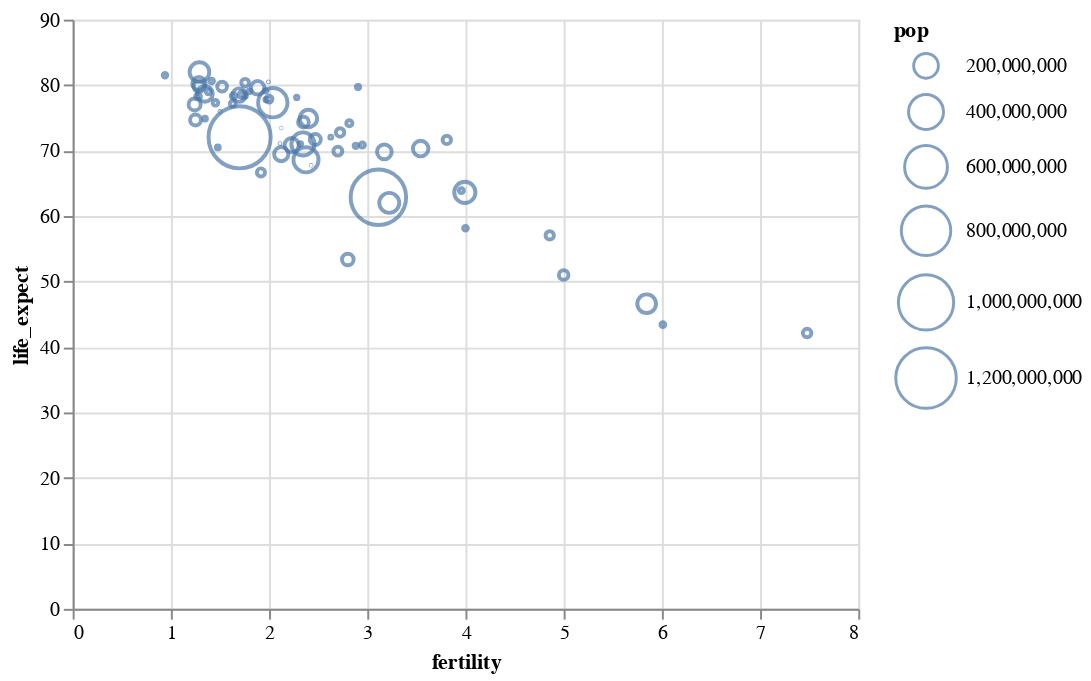

This figure's notebook cell:
### Markdown cell above
In some cases we might be unsatisified with the default size range. To provide a customized span of sizes, set the `range` parameter of the `scale` attribute to an array indicating the smallest and largest sizes. Here we update the size encoding to range from 0 pixels (for zero values) to 1,000 pixels (for the maximum value in the scale domain):

### Code cell
alt.Chart(data2000).mark_point().encode(
    alt.X('fertility:Q'),
    alt.Y('life_expect:Q'),
    alt.Size('pop:Q', scale=alt.Scale(range=[0,1000]))
)

### Figure 1 — Vega-Lite specification as saved in the notebook (floating-point values rounded to 4 significant figures)
{"$schema": "https://vega.github.io/schema/vega-lite/v2.6.0.json", "config": {"view": {"height": 300, "width": 400}}, "data": {"name": "data-fdeb0b749a6385830bd1445d39ad6ea0"}, "datasets": {"data-fdeb0b749a6385830bd1445d39ad6ea0": [{"cluster": 0, "country": "Afghanistan", "fertility": 7.479, "life_expect": 42.13, "pop": 23898198, "year": 2000}, {"cluster": 3, "country": "Argentina", "fertility": 2.35, "life_expect": 74.34, "pop": 37497728, "year": 2000}, {"cluster": 3, "country": "Aruba", "fertility": 2.124, "life_expect": 73.45, "pop": 69539, "year": 2000}, {"cluster": 4, "country": "Australia", "fertility": 1.756, "life_expect": 80.37, "pop": 19164620, "year": 2000}, {"cluster": 1, "country": "Austria", "fertility": 1.382, "life_expect": 78.98, "pop": 8113413, "year": 2000}, {"cluster": 3, "country": "Bahamas", "fertility": 2.111, "life_expect": 71.07, "pop": 290075, "year": 2000}, {"cluster": 0, "country": "Bangladesh", "fertility": 3.224, "life_expect": 62.01, "pop": 130406594, "year": 2000}, {"cluster": 3, "country": "Barbados", "fertility": 1.5, "life_expect": 75.97, "pop": 273483, "year": 2000}, {"cluster": 1, "country": "Belgium", "fertility": 1.638, "life_expect": 78.32, "pop": 10263618, "year": 2000}, {"cluster": 3, "country": "Bolivia", "fertility": 3.958, "life_expect": 63.88, "pop": 8152620, "year": 2000}, {"cluster": 3, "country": "Brazil", "fertility": 2.345, "life_expect": 71.01, "pop": 175552771, "year": 2000}, {"cluster": 3, "country": "Canada", "fertility": 1.522, "life_expect": 79.77, "pop": 31278097, "year": 2000}, {"cluster": 3, "country": "Chile", "fertility": 2, "life_expect": 77.86, "pop": 15153450, "year": 2000}, {"cluster": 4, "country": "China", "fertility": 1.7, "life_expect": 72.03, "pop": 1262645000, "year": 2000}, {"cluster": 3, "country": "Colombia", "fertility": 2.47, "life_expect": 71.68, "pop": 39685655, "year": 2000}, {"cluster": 3, "country": "Costa Rica", "fertility": 2.281, "life_expect": 78.12, "pop": 3710558, "year": 2000}, {"cluster": 1, "country": "Croatia", "fertility": 1.348, "life_expect": 74.88, "pop": 4410830, "year": 2000}, {"cluster": 3, "country": "Cuba", "fertility": 1.63, "life_expect": 77.16, "pop": 11134273, "year": 2000}, {"cluster": 3, "country": "Dominican Republic", "fertility": 2.95, "life_expect": 70.85, "pop": 8385828, "year": 2000}, {"cluster": 3, "country": "Ecuador", "fertility": 2.817, "life_expect": 74.17, "pop": 12505204, "year": 2000}, {"cluster": 5, "country": "Egypt", "fertility": 3.174, "life_expect": 69.81, "pop": 70492342, "year": 2000}, {"cluster": 3, "country": "El Salvador", "fertility": 2.883, "life_expect": 70.73, "pop": 6122515, "year": 2000}, {"cluster": 1, "country": "Finland", "fertility": 1.754, "life_expect": 78.37, "pop": 5168595, "year": 2000}, {"cluster": 1, "country": "France", "fertility": 1.883, "life_expect": 79.59, "pop": 59381628, "year": 2000}, {"cluster": 1, "country": "Georgia", "fertility": 1.478, "life_expect": 70.48, "pop": 4777209, "year": 2000}, {"cluster": 1, "country": "Germany", "fertility": 1.346, "life_expect": 78.67, "pop": 82187909, "year": 2000}, {"cluster": 1, "country": "Greece", "fertility": 1.277, "life_expect": 78.26, "pop": 10559110, "year": 2000}, {"cluster": 3, "country": "Grenada", "fertility": 2.429, "life_expect": 67.75, "pop": 89312, "year": 2000}, {"cluster": 3, "country": "Haiti", "fertility": 4, "life_expect": 58.14, "pop": 7306302, "year": 2000}, {"cluster": 4, "country": "Hong Kong", "fertility": 0.94, "life_expect": 81.5, "pop": 6658720, "year": 2000}, {"cluster": 1, "country": "Iceland", "fertility": 1.993, "life_expect": 80.5, "pop": 281043, "year": 2000}, {"cluster": 0, "country": "India", "fertility": 3.113, "life_expect": 62.88, "pop": 1007702000, "year": 2000}, {"cluster": 4, "country": "Indonesia", "fertility": 2.376, "life_expect": 68.59, "pop": 206265000, "year": 2000}, {"cluster": 5, "country": "Iran", "fertility": 2.124, "life_expect": 69.45, "pop": 65660289, "year": 2000}, {"cluster": 5, "country": "Iraq", "fertility": 4.858, "life_expect": 57.05, "pop": 22675617, "year": 2000}, {"cluster": 1, "country": "Ireland", "fertility": 1.969, "life_expect": 77.78, "pop": 3791690, "year": 2000}, {"cluster": 5, "country": "Israel", "fertility": 2.906, "life_expect": 79.7, "pop": 5842454, "year": 2000}, {"cluster": 1, "country": "Italy", "fertility": 1.286, "life_expect": 80.24, "pop": 57719337, "year": 2000}, {"cluster": 3, "country": "Jamaica", "fertility": 2.628, "life_expect": 72.05, "pop": 2615467, "year": 2000}, {"cluster": 4, "country": "Japan", "fertility": 1.291, "life_expect": 82, "pop": 126699784, "year": 2000}, {"cluster": 2, "country": "Kenya", "fertility": 5, "life_expect": 50.99, "pop": 29985839, "year": 2000}, {"cluster": 4, "country": "South Korea", "fertility": 1.917, "life_expect": 66.66, "pop": 21647682, "year": 2000}, {"cluster": 4, "country": "North Korea", "fertility": 1.242, "life_expect": 77.05, "pop": 47351083, "year": 2000}, {"cluster": 5, "country": "Lebanon", "fertility": 2.319, "life_expect": 71.03, "pop": 3578036, "year": 2000}, {"cluster": 3, "country": "Mexico", "fertility": 2.401, "life_expect": 74.9, "pop": 99926620, "year": 2000}, {"cluster": 1, "country": "Netherlands", "fertility": 1.726, "life_expect": 78.53, "pop": 15907853, "year": 2000}, {"cluster": 4, "country": "New Zealand", "fertility": 1.964, "life_expect": 79.11, "pop": 3819762, "year": 2000}, {"cluster": 2, "country": "Nigeria", "fertility": 5.845, "life_expect": 46.61, "pop": 114306700, "year": 2000}, {"cluster": 1, "country": "Norway", "fertility": 1.801, "life_expect": 79.05, "pop": 4492400, "year": 2000}, {"cluster": 0, "country": "Pakistan", "fertility": 3.994, "life_expect": 63.61, "pop": 146342958, "year": 2000}, {"cluster": 3, "country": "Peru", "fertility": 2.7, "life_expect": 69.91, "pop": 25979722, "year": 2000}, {"cluster": 4, "country": "Philippines", "fertility": 3.544, "life_expect": 70.3, "pop": 79739825, "year": 2000}, {"cluster": 1, "country": "Poland", "fertility": 1.251, "life_expect": 74.67, "pop": 38654164, "year": 2000}, {"cluster": 1, "country": "Portugal", "fertility": 1.454, "life_expect": 77.29, "pop": 10335597, "year": 2000}, {"cluster": 2, "country": "Rwanda", "fertility": 6.01, "life_expect": 43.41, "pop": 7507056, "year": 2000}, {"cluster": 5, "country": "Saudi Arabia", "fertility": 3.81, "life_expect": 71.63, "pop": 23153090, "year": 2000}, {"cluster": 2, "country": "South Africa", "fertility": 2.802, "life_expect": 53.37, "pop": 44066197, "year": 2000}, {"cluster": 1, "country": "Spain", "fertility": 1.287, "life_expect": 79.78, "pop": 40016081, "year": 2000}, {"cluster": 1, "country": "Switzerland", "fertility": 1.415, "life_expect": 80.62, "pop": 7266920, "year": 2000}, {"cluster": 1, "country": "Turkey", "fertility": 2.23, "life_expect": 70.84, "pop": 65666677, "year": 2000}, {"cluster": 1, "country": "United Kingdom", "fertility": 1.695, "life_expect": 78.47, "pop": 59522468, "year": 2000}, {"cluster": 3, "country": "United States", "fertility": 2.038, "life_expect": 77.31, "pop": 282338631, "year": 2000}, {"cluster": 3, "country": "Venezuela", "fertility": 2.723, "life_expect": 72.77, "pop": 23542649, "year": 2000}]}, "encoding": {"size": {"field": "pop", "scale": {"range": [0, 1000]}, "type": "quantitative"}, "x": {"field": "fertility", "type": "quantitative"}, "y": {"field": "life_expect", "type": "quantitative"}}, "mark": "point"}
